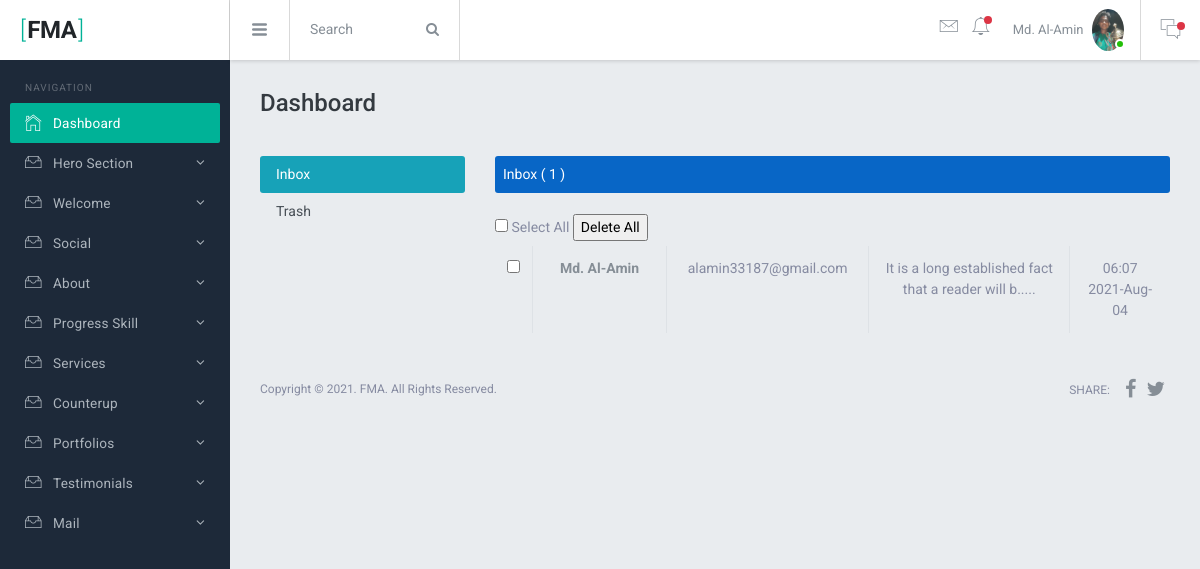
The page /admin/view-mail.php (signed in) on the database its author committed.
### tables this page shows
CREATE TABLE `mail` (
  `id` int(10) UNSIGNED NOT NULL,
  `name` varchar(255) NOT NULL,
  `email` varchar(255) NOT NULL,
  `subject` varchar(255) NOT NULL,
  `phone` varchar(255) NOT NULL,
  `message` text NOT NULL,
  `tim` varchar(255) NOT NULL,
  `dat` varchar(255) NOT NULL,
  `status` tinyint(4) NOT NULL DEFAULT 1,
  `notification` varchar(255) NOT NULL DEFAULT 'on'
);

### admin/view-mail.php (the view, shortened to what this page needs)
<?php require_once 'inc/header.php';
	$select = "SELECT * FROM mail WHERE status = 1 ORDER BY id DESC";
	$query = mysqli_query($conn, $select);
	$selectCount = "SELECT COUNT(*) as total FROM mail WHERE status = 1";
	$querycounter = mysqli_query($conn, $selectCount);
	$assoc = mysqli_fetch_assoc($querycounter);
?>
<div class="row">
	<div class="col-md-3 ">
		<div class="nav flex-column nav-pills" id="v-pills-tab" role="tablist" aria-orientation="vertical">
	  <a class="nav-link active" id="v-pills-home-tab" data-toggle="pill" href="#v-pills-home" role="tab" aria-controls="v-pills-home" aria-selected="true">Inbox </a>
	  <a class="nav-link" id="v-pills-profile-tab" data-toggle="pill" href="#v-pills-profile" role="tab" aria-controls="v-pills-profile" aria-selected="false">Trash</a>
	</div>
	</div>
	<div class="col-md-9">
	<form action="delete-message.php" method="post">
		<div class="tab-content" id="v-pills-tabContent">
	  <div class="tab-pane fade show active" id="v-pills-home" role="tabpanel" aria-labelledby="v-pills-home-tab">
	  	<div class="bg-primary p-2 text-white rounded">
	  		Inbox ( <?= $assoc['total'] ?> )
	  	</div> <br>
	  		<label>
	      		<input id="checkAll" type="checkbox" name="select"> Select All
	      	</label>
		<input type="submit" value="Delete All" >
	  	<table class="table table-bordered table-hover">
		  <tbody>
			<?php foreach ($query as $key => $mail): ?>
			<tr class="text-center ">
		      <th width="5%">
		      	<label>
		      		<input value="<?= $mail['id'] ?>" type="checkbox" name="select[]">
		      	</label>
		      </th>
		      <td width="20%" class="font-weight-bold">
		      	<a href="single-mail.php?id=<?php echo $mail['id'] ?>" class="<?= $mail['notification'] == 'off' ? 'text-muted' : '' ?>"><?= $mail['name']; ?></a>
		      </td>
		      <td width="30%"><?= $mail['email'] ?></td>
		      <td width="30%">
		      	<?php
		      		$msg = $mail['message'];
		      		$sort = substr($msg, 0, 50);
		      		echo $sort.'.....';
		      	?>
		      </td>
		      <td width="20%"> <?= $mail['tim'] ?> <br> <?= $mail['dat'] ?></td>
		    </tr>
			<?php endforeach ?>
		  </tbody>
		</table>
	  </div>
	</form>
	</div>
	</div>
</div>
<?php require_once 'inc/footer.php';?>

### admin/inc/header.php (shortened to what this page needs)
<?php
require_once '../db.php';
  $adminId = $_SESSION['loginAdminId'];
$select = "SELECT * FROM admin WHERE id = $adminId";
$query = mysqli_query($conn, $select);
$assoc = mysqli_fetch_assoc($query);
?>
<!DOCTYPE html>
<html lang="en">
  <head>
    <link href="assets/lib/font-awesome/css/font-awesome.css" rel="stylesheet">
    <link href="assets/lib/Ionicons/css/ionicons.css" rel="stylesheet">
    <link href="../assets/lib/perfect-scrollbar/css/perfect-scrollbar.css" rel="stylesheet">
    <link href="assets/lib/jquery-switchbutton/jquery.switchButton.css" rel="stylesheet">
    <link href="assets/lib/rickshaw/rickshaw.min.css" rel="stylesheet">
    <link href="assets/lib/chartist/chartist.css" rel="stylesheet">
    <link rel="stylesheet" href="assets/css/bracket.css">
  </head>
  <body>
    <div class="br-logo"><a href=""><span>[</span>FMA<span>]</span></a></div>
    <div class="br-sideleft overflow-y-auto">
      <label class="sidebar-label pd-x-15 mg-t-20">Navigation</label>
      <div class="br-sideleft-menu">
        <a href="dashboard.php" class="br-menu-link active">
          <div class="br-menu-item">
            <i class="menu-item-icon icon ion-ios-home-outline tx-22"></i>
            <span class="menu-item-label">Dashboard</span>
          </div>
        </a>
        <a href="#" class="br-menu-link">
          <div class="br-menu-item">
            <i class="menu-item-icon icon ion-ios-filing-outline tx-24"></i>
            <span class="menu-item-label">Hero Section</span>
            <i class="menu-item-arrow fa fa-angle-down"></i>
          </div>
        </a>
         <a href="#" class="br-menu-link">
          <div class="br-menu-item">
            <i class="menu-item-icon icon ion-ios-filing-outline tx-24"></i>
            <span class="menu-item-label">Welcome</span>
            <i class="menu-item-arrow fa fa-angle-down"></i>
          </div>
        </a>
         <a href="#" class="br-menu-link">
          <div class="br-menu-item">
            <i class="menu-item-icon icon ion-ios-filing-outline tx-24"></i>
            <span class="menu-item-label">Social</span>
            <i class="menu-item-arrow fa fa-angle-down"></i>
          </div>
        </a>
         <a href="#" class="br-menu-link">
          <div class="br-menu-item">
            <i class="menu-item-icon icon ion-ios-filing-outline tx-24"></i>
            <span class="menu-item-label">About</span>
            <i class="menu-item-arrow fa fa-angle-down"></i>
          </div>
        </a>
         <a href="#" class="br-menu-link">
          <div class="br-menu-item">
            <i class="menu-item-icon icon ion-ios-filing-outline tx-24"></i>
            <span class="menu-item-label">Progress Skill</span>
            <i class="menu-item-arrow fa fa-angle-down"></i>
          </div>
        </a>
         <a href="#" class="br-menu-link">
          <div class="br-menu-item">
            <i class="menu-item-icon icon ion-ios-filing-outline tx-24"></i>
            <span class="menu-item-label">Services</span>
            <i class="menu-item-arrow fa fa-angle-down"></i>
          </div>
        </a>
         <a href="#" class="br-menu-link">
          <div class="br-menu-item">
            <i class="menu-item-icon icon ion-ios-filing-outline tx-24"></i>
            <span class="menu-item-label">Counterup</span>
            <i class="menu-item-arrow fa fa-angle-down"></i>
          </div>
        </a>
        <a href="#" class="br-menu-link">
          <div class="br-menu-item">
            <i class="menu-item-icon icon ion-ios-filing-outline tx-24"></i>
            <span class="menu-item-label">Portfolios</span>
            <i class="menu-item-arrow fa fa-angle-down"></i>
          </div>
        </a>
        <a href="#" class="br-menu-link">
          <div class="br-menu-item">
            <i class="menu-item-icon icon ion-ios-filing-outline tx-24"></i>
            <span class="menu-item-label">Testimonials</span>
            <i class="menu-item-arrow fa fa-angle-down"></i>
          </div>
        </a>
        <a href="#" class="br-menu-link">
          <div class="br-menu-item">
            <i class="menu-item-icon icon ion-ios-filing-outline tx-24"></i>
            <span class="menu-item-label">Mail</span>
            <i class="menu-item-arrow fa fa-angle-down"></i>
          </div>
        </a>
      </div>
      <br>
    </div>
    <div class="br-header">
      <div class="br-header-left">
        <div class="navicon-left hidden-md-down"><a id="btnLeftMenu" href=""><i class="icon ion-navicon-round"></i></a></div>
        <div class="input-group hidden-xs-down wd-170 transition">
          <input id="searchbox" type="text" class="form-control" placeholder="Search">
          <span class="input-group-btn">
            <button class="btn btn-secondary" type="button"><i class="fa fa-search"></i></button>
          </span>
        </div>
      </div>
      <div class="br-header-right">
        <nav class="nav">
          <div class="dropdown">
            <a href="" class="nav-link pd-x-7 pos-relative" data-toggle="dropdown">
              <i class="icon ion-ios-email-outline tx-24"></i>
              <?php
              $not = "SELECT * FROM mail WHERE notification = 'on'";
              $nq = mysqli_query($conn, $not);
              $na = mysqli_fetch_assoc($nq);
               ?>
              <span class="square-8 <?= isset($na['notification']) == 'on' ? 'bg-danger' : '' ?> pos-absolute t-15 r-0 rounded-circle"></span>
            </a>
          </div>
          <div class="dropdown">
            <a href="" class="nav-link pd-x-7 pos-relative" data-toggle="dropdown">
              <i class="icon ion-ios-bell-outline tx-24"></i>
              <span class="square-8 bg-danger pos-absolute t-15 r-5 rounded-circle"></span>
            </a>
          </div>
          <div class="dropdown">
            <a href="" class="nav-link nav-link-profile" data-toggle="dropdown">
              <span class="logged-name hidden-md-down"><?= $assoc['name'] ?></span>
              <img src="upload/profile/<?= $assoc['image'] ?>" class="wd-32 rounded-circle" alt="">
              <span class="square-10 bg-success"></span>
            </a>
          </div>
        </nav>
        <div class="navicon-right">
          <a id="btnRightMenu" href="" class="pos-relative">
            <i class="icon ion-ios-chatboxes-outline"></i>
            <span class="square-8 bg-danger pos-absolute t-10 r--5 rounded-circle"></span>
          </a>
        </div>
      </div>
    </div>
    <div class="br-mainpanel">
      <div class="pd-30">
        <h4 class="tx-gray-800 mg-b-5">Dashboard</h4>
      </div>
      <div class="br-pagebody mg-t-5 pd-x-30">

### rows shown on the page
mail: name "Md. Al-Amin", email "alamin33187@gmail.com", message "It is a long established fact that a reader will b", tim "06:07", dat "2021-Aug-04"

### other values the page prints
$assoc['name'] "Md. Al-Amin"
$assoc['total'] "1"
